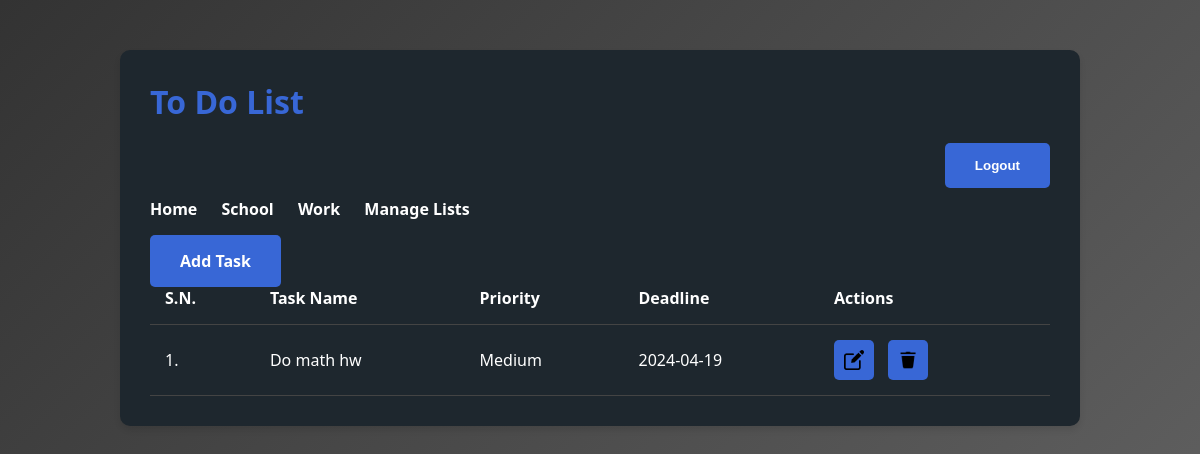
Page /list-task-user.php?listid=1 (signed in) on the committed database.
### tables this page shows
CREATE TABLE `listtbls` (
  `listid` int(10) UNSIGNED NOT NULL,
  `listname` varchar(50) NOT NULL,
  `listdesc` varchar(150) DEFAULT NULL
);

CREATE TABLE `tasktbl` (
  `task_id` int(10) UNSIGNED NOT NULL,
  `task_name` varchar(150) NOT NULL,
  `task_description` text NOT NULL,
  `listid` int(11) NOT NULL,
  `priority` varchar(10) NOT NULL,
  `deadline` date NOT NULL
);

### list-task-user.php (the view, shortened to what this page needs)
<?php
if(isset($_GET['listid'])) {
    $listid_url = $_GET['listid'];
} else {
    echo "List ID is not provided.";
    exit;
}
$conn = mysqli_connect(LOCALHOST, DBUSER, DBPASS, DB_NAME) or die("Couldn't connect");
$username = $_SESSION['username'];
?>
<html>
<head>
    <link rel="stylesheet" href="<?php echo SITEURL; ?>style.css" />
</head>
<body>
<div class="wrapper">
    <h1>To Do List</h1>
    <form method="post" style="text-align: right;">
        <button type="submit" name="logout">Logout</button>
    </form>
    <div class="menu">
        <a href="<?php echo SITEURL; ?>">Home</a>
        <?php
        $sql_user_id = "SELECT userid FROM users WHERE username = '$username'";
        $result_user_id = mysqli_query($conn, $sql_user_id);
        $row_user_id = mysqli_fetch_assoc($result_user_id);
        $user_id = $row_user_id['userid'];
        $sql_lists = "SELECT DISTINCT l.listid, l.listname
                      FROM listtbls l
                      INNER JOIN tasktbl t ON l.listid = t.listid
                      INNER JOIN usr_task_rel utr ON t.task_id = utr.task
                      WHERE utr.user = $user_id";
        $result_lists = mysqli_query($conn, $sql_lists);
        if($result_lists && mysqli_num_rows($result_lists) > 0) {
            while($row_lists = mysqli_fetch_assoc($result_lists)) {
                $listid = $row_lists['listid'];
                $listname = $row_lists['listname'];
                ?>
                <a href="<?php echo SITEURL; ?>list-task<?php echo USER_SUFFIX; ?>.php?listid=<?php echo $listid; ?>"><?php echo $listname; ?></a>
                <?php
            }
        } else {
            echo "No lists available for this user.";
        }
        ?>
        <a href="<?php echo SITEURL; ?>manage-list.php">Manage Lists</a>
    </div>
    <div class="all-task">
        <a class="btn-primary" href="<?php echo SITEURL; ?>add-task<?php echo USER_SUFFIX; ?>.php">Add Task</a>
        <table class="tbl-full">
            <tr>
                <th>S.N.</th>
                <th>Task Name</th>
                <th>Priority</th>
                <th>Deadline</th>
                <th>Actions</th>
            </tr>
            <?php
			$sql = "SELECT t.*
					FROM tasktbl t
					INNER JOIN usr_task_rel utr ON t.task_id = utr.task
					WHERE t.listid = $listid_url AND utr.user = $user_id";
			$res = mysqli_query($conn, $sql);
            if($res) {
                $count_rows = mysqli_num_rows($res);
                if($count_rows > 0) {
                    while($row = mysqli_fetch_assoc($res)) {
                        $task_id = $row['task_id'];
                        $task_name = $row['task_name'];
                        $priority = $row['priority'];
                        $deadline = $row['deadline'];
                        ?>
                        <tr>
                            <td>1. </td>
                            <td><?php echo $task_name; ?></td>
                            <td><?php echo $priority; ?></td>
                            <td><?php echo $deadline; ?></td>
                            <td>
                            <a class="action-button" href="<?php echo SITEURL; ?>update-task.php?task_id=<?php echo $task_id; ?>">
    <img src="update_icon.png" alt="Update">
</a>
<a class="action-button" href="<?php echo SITEURL; ?>delete-task.php?task_id=<?php echo $task_id; ?>">
    <img src="delete_icon.png" alt="Delete">
</a>
                            </td>
                        </tr>
                        <?php
                    }
                }
                else {
                    ?>
                    <tr>
                        <td colspan="5">No Tasks added on this list.</td>
                    </tr>
                    <?php
                }
            }
            ?>
        </table>
    </div>
</div>
</body>
</html>

### style.css (style rules this page uses)
* { margin: 0; padding: 0; box-sizing: border-box; }
body { font-family: 'Segoe UI', Tahoma, Geneva, Verdana, sans-serif; background: linear-gradient(135deg, #333333, #666666); color: #fff; margin: 0; padding: 0; }
.wrapper { width: 80%; margin: 50px auto; padding: 30px; border-radius: 10px; box-shadow: 0 4px 6px rgba(0, 0, 0, 0.1); background: #1e272e; }
h1 { color: #3867d6; margin-bottom: 20px; }
.menu { margin-bottom: 30px; }
.menu a { font-weight: bold; margin-right: 20px; color: #fff; text-decoration: none; transition: color 0.3s ease; }
.btn-primary, .btn-secondary, button[type="submit"] { background-color: #3867d6; padding: 15px 30px; font-weight: bold; text-decoration: none; color: #fff; border: none; border-radius: 5px; cursor: pointer; transition: background-color 0.3s ease; margin-bottom: 10px; }
table { width: 100%; border-collapse: collapse; }
table tr th, table tr td { padding: 15px; text-align: left; border-bottom: 1px solid #444; }
.action-button { display: inline-block; background-color: #3867d6; padding: 10px; border-radius: 5px; text-decoration: none; color: #fff; margin-right: 10px; transition: background-color 0.3s ease; }
.action-button img { width: 20px; height: 20px; vertical-align: middle; }

### rows in the picture
listtbls: listname "School"
listtbls: listname "Work"
tasktbl: task_name "Do math hw", priority "Medium", deadline "2024-04-19"
